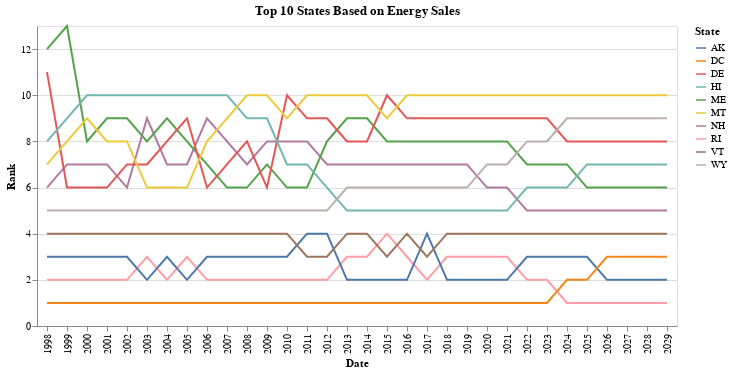

Source (notebook cell):
### Code cell
energy_sales_plot = alt.Chart(YoY_Energy_Sales_Ranking).mark_line().encode(
    x='Date:O',
    y='Rank',
    color='State'
).properties(
    title='Top 10 States Based on Energy Sales'
)

energy_sales_plot

### Figure 1 — Vega-Lite specification as saved in the notebook (floating-point values rounded to 4 significant figures; data arrays with more than 128 entries replaced by an {"elided": "..."} marker saying what was removed)
{"config": {"view": {"continuousWidth": 400, "continuousHeight": 300}}, "data": {"name": "data-30db3dce781ca181e21160fe5cc27bd9"}, "mark": "line", "encoding": {"color": {"type": "nominal", "field": "State"}, "x": {"type": "ordinal", "field": "Date"}, "y": {"type": "quantitative", "field": "Rank"}}, "title": "Top 10 States Based on Energy Sales", "$schema": "https://vega.github.io/schema/vega-lite/v4.8.1.json", "datasets": {"data-30db3dce781ca181e21160fe5cc27bd9": {"elided": "320 records"}}}
